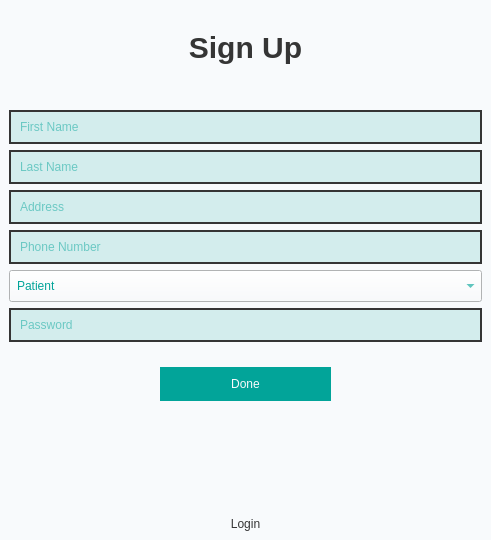
<?xml version="1.0" encoding="UTF-8"?>
<ui version="4.0">
 <class>Form</class>
 <widget class="QWidget" name="Form">
  <property name="geometry">
   <rect>
    <x>0</x>
    <y>0</y>
    <width>491</width>
    <height>540</height>
   </rect>
  </property>
  <property name="windowTitle">
   <string>Form</string>
  </property>
  <widget class="QWidget" name="widget" native="true">
   <property name="geometry">
    <rect>
     <x>0</x>
     <y>0</y>
     <width>491</width>
     <height>541</height>
    </rect>
   </property>
   <property name="styleSheet">
    <string notr="true">font: 700 11pt &quot;Microsoft YaHei UI&quot;;
color: rgb(2, 164, 153);
background-color: rgb(248, 250, 252);</string>
   </property>
   <layout class="QGridLayout" name="gridLayout">
    <item row="5" column="0">
     <widget class="QPushButton" name="pushButton_2">
      <property name="styleSheet">
       <string notr="true">QPushButton {
	color: #353535;
	padding: 10px;
	border-radius: none;
	font-size: 12px;
}

QPushButton:hover {
	background-color: rgb(2, 131, 107);
	color: white;
}

</string>
      </property>
      <property name="text">
       <string>Login</string>
      </property>
     </widget>
    </item>
    <item row="0" column="0">
     <widget class="QLabel" name="label">
      <property name="font">
       <font>
        <family>Microsoft YaHei UI</family>
        <pointsize>-1</pointsize>
        <italic>false</italic>
        <bold>true</bold>
       </font>
      </property>
      <property name="styleSheet">
       <string notr="true">font-size: 30px;
margin: 30px;
color:  #353535;</string>
      </property>
      <property name="text">
       <string>Sign Up</string>
      </property>
      <property name="alignment">
       <set>Qt::AlignCenter</set>
      </property>
     </widget>
    </item>
    <item row="3" column="0">
     <widget class="QPushButton" name="pushButton">
      <property name="styleSheet">
       <string notr="true">QPushButton {
	background-color: rgb(2, 164, 153);
	color: #F8FAFC;
	margin: 10px 160px;
	padding: 10px;
	border-radius: none;
}

QPushButton:hover {
	background-color: rgb(2, 131, 107);
}


</string>
      </property>
      <property name="text">
       <string>Done</string>
      </property>
     </widget>
    </item>
    <item row="1" column="0">
     <widget class="QWidget" name="widget_2" native="true">
      <property name="styleSheet">
       <string notr="true">padding: 7px;</string>
      </property>
      <layout class="QVBoxLayout" name="verticalLayout">
       <item>
        <widget class="QLineEdit" name="lineEdit">
         <property name="styleSheet">
          <string notr="true">QLineEdit {
	background-color: rgb(211, 237, 237);
	border: 2px solid #353535;
	border-radius: 20px;
}

QLineEdit:focus {
	border: 2px solid #02A499;
}</string>
         </property>
         <property name="text">
          <string/>
         </property>
         <property name="placeholderText">
          <string>First Name</string>
         </property>
        </widget>
       </item>
       <item>
        <widget class="QLineEdit" name="lineEdit_2">
         <property name="styleSheet">
          <string notr="true">QLineEdit {
	background-color: rgb(211, 237, 237);
	border: 2px solid #353535;
	border-radius: 20px;
}

QLineEdit:focus {
	border: 2px solid #02A499;
}</string>
         </property>
         <property name="text">
          <string/>
         </property>
         <property name="placeholderText">
          <string>Last Name</string>
         </property>
        </widget>
       </item>
       <item>
        <widget class="QLineEdit" name="lineEdit_3">
         <property name="styleSheet">
          <string notr="true">QLineEdit {
	background-color: rgb(211, 237, 237);
	border: 2px solid #353535;
	border-radius: 20px;
}

QLineEdit:focus {
	border: 2px solid #02A499;
}</string>
         </property>
         <property name="text">
          <string/>
         </property>
         <property name="placeholderText">
          <string>Address</string>
         </property>
        </widget>
       </item>
       <item>
        <widget class="QLineEdit" name="lineEdit_4">
         <property name="styleSheet">
          <string notr="true">QLineEdit {
	background-color: rgb(211, 237, 237);
	border: 2px solid #353535;
	border-radius: 20px;
}

QLineEdit:focus {
	border: 2px solid #02A499;
}</string>
         </property>
         <property name="text">
          <string/>
         </property>
         <property name="placeholderText">
          <string>Phone Number</string>
         </property>
        </widget>
       </item>
       <item>
        <widget class="QComboBox" name="comboBox">
         <item>
          <property name="text">
           <string>Patient</string>
          </property>
         </item>
         <item>
          <property name="text">
           <string>Doctor</string>
          </property>
         </item>
         <item>
          <property name="text">
           <string>Nurse</string>
          </property>
         </item>
        </widget>
       </item>
       <item>
        <widget class="QLineEdit" name="lineEdit_5">
         <property name="styleSheet">
          <string notr="true">QLineEdit {
	background-color: rgb(211, 237, 237);
	border: 2px solid #353535;
	border-radius: 20px;
}

QLineEdit:focus {
	border: 2px solid #02A499;
}</string>
         </property>
         <property name="text">
          <string/>
         </property>
         <property name="placeholderText">
          <string>Password</string>
         </property>
        </widget>
       </item>
      </layout>
     </widget>
    </item>
    <item row="4" column="0">
     <spacer name="verticalSpacer">
      <property name="orientation">
       <enum>Qt::Vertical</enum>
      </property>
      <property name="sizeHint" stdset="0">
       <size>
        <width>20</width>
        <height>40</height>
       </size>
      </property>
     </spacer>
    </item>
   </layout>
  </widget>
 </widget>
 <resources/>
 <connections/>
</ui>
